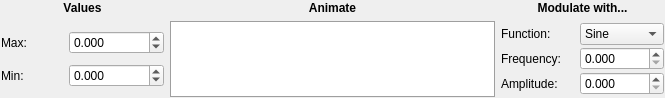
<?xml version="1.0" encoding="UTF-8"?>
<ui version="4.0">
 <class>ParticleNodeSettingsFrame</class>
 <widget class="QFrame" name="ParticleNodeSettingsFrame">
  <property name="geometry">
   <rect>
    <x>0</x>
    <y>0</y>
    <width>665</width>
    <height>98</height>
   </rect>
  </property>
  <property name="font">
   <font>
    <family>Segoe UI</family>
   </font>
  </property>
  <property name="mouseTracking">
   <bool>true</bool>
  </property>
  <property name="windowTitle">
   <string>Frame</string>
  </property>
  <property name="frameShape">
   <enum>QFrame::NoFrame</enum>
  </property>
  <property name="frameShadow">
   <enum>QFrame::Raised</enum>
  </property>
  <layout class="QGridLayout" name="gridLayout_3">
   <property name="margin">
    <number>1</number>
   </property>
   <item row="0" column="1" colspan="2">
    <widget class="QLabel" name="label_8">
     <property name="font">
      <font>
       <weight>75</weight>
       <bold>true</bold>
      </font>
     </property>
     <property name="text">
      <string>Animate</string>
     </property>
     <property name="alignment">
      <set>Qt::AlignCenter</set>
     </property>
    </widget>
   </item>
   <item row="1" column="0">
    <layout class="QGridLayout" name="gridLayout">
     <property name="horizontalSpacing">
      <number>2</number>
     </property>
     <property name="verticalSpacing">
      <number>0</number>
     </property>
     <item row="0" column="1">
      <widget class="QDoubleSpinBox" name="max">
       <property name="decimals">
        <number>3</number>
       </property>
       <property name="minimum">
        <double>-1000000000.000000000000000</double>
       </property>
       <property name="maximum">
        <double>1000000000.000000000000000</double>
       </property>
      </widget>
     </item>
     <item row="0" column="0">
      <widget class="QLabel" name="label_3">
       <property name="text">
        <string>Max:</string>
       </property>
       <property name="alignment">
        <set>Qt::AlignLeading|Qt::AlignLeft|Qt::AlignVCenter</set>
       </property>
      </widget>
     </item>
     <item row="1" column="0">
      <widget class="QLabel" name="label_4">
       <property name="text">
        <string>Min:</string>
       </property>
       <property name="alignment">
        <set>Qt::AlignLeading|Qt::AlignLeft|Qt::AlignVCenter</set>
       </property>
      </widget>
     </item>
     <item row="1" column="1">
      <widget class="QDoubleSpinBox" name="min">
       <property name="decimals">
        <number>3</number>
       </property>
       <property name="minimum">
        <double>-1000000000.000000000000000</double>
       </property>
       <property name="maximum">
        <double>1000000000.000000000000000</double>
       </property>
      </widget>
     </item>
    </layout>
   </item>
   <item row="1" column="3">
    <layout class="QGridLayout" name="gridLayout_2">
     <property name="horizontalSpacing">
      <number>2</number>
     </property>
     <property name="verticalSpacing">
      <number>0</number>
     </property>
     <item row="0" column="1">
      <widget class="QComboBox" name="function">
       <item>
        <property name="text">
         <string>Sine</string>
        </property>
       </item>
       <item>
        <property name="text">
         <string>Cosine</string>
        </property>
       </item>
      </widget>
     </item>
     <item row="1" column="0">
      <widget class="QLabel" name="label_5">
       <property name="text">
        <string>Frequency:</string>
       </property>
      </widget>
     </item>
     <item row="1" column="1">
      <widget class="QDoubleSpinBox" name="frequency">
       <property name="decimals">
        <number>3</number>
       </property>
       <property name="maximum">
        <double>10000.000000000000000</double>
       </property>
      </widget>
     </item>
     <item row="2" column="1">
      <widget class="QDoubleSpinBox" name="amplitude">
       <property name="decimals">
        <number>3</number>
       </property>
       <property name="maximum">
        <double>10000.000000000000000</double>
       </property>
      </widget>
     </item>
     <item row="2" column="0">
      <widget class="QLabel" name="label_6">
       <property name="text">
        <string>Amplitude:</string>
       </property>
      </widget>
     </item>
     <item row="0" column="0">
      <widget class="QLabel" name="label_7">
       <property name="text">
        <string>Function:</string>
       </property>
      </widget>
     </item>
    </layout>
   </item>
   <item row="0" column="0">
    <widget class="QLabel" name="label_11">
     <property name="font">
      <font>
       <weight>75</weight>
       <bold>true</bold>
      </font>
     </property>
     <property name="text">
      <string>Values</string>
     </property>
     <property name="alignment">
      <set>Qt::AlignCenter</set>
     </property>
    </widget>
   </item>
   <item row="0" column="3">
    <widget class="QLabel" name="label_9">
     <property name="font">
      <font>
       <weight>75</weight>
       <bold>true</bold>
      </font>
     </property>
     <property name="text">
      <string>Modulate with...</string>
     </property>
     <property name="alignment">
      <set>Qt::AlignCenter</set>
     </property>
    </widget>
   </item>
   <item row="1" column="1" colspan="2">
    <widget class="Particles::ParticleCurveWidget" name="renderWidget">
     <property name="sizePolicy">
      <sizepolicy hsizetype="Preferred" vsizetype="Preferred">
       <horstretch>0</horstretch>
       <verstretch>0</verstretch>
      </sizepolicy>
     </property>
     <property name="maximumSize">
      <size>
       <width>16777215</width>
       <height>150</height>
      </size>
     </property>
     <property name="baseSize">
      <size>
       <width>0</width>
       <height>0</height>
      </size>
     </property>
     <property name="styleSheet">
      <string notr="true">border: 1px solid palette(dark);</string>
     </property>
     <property name="frameShape">
      <enum>QFrame::Box</enum>
     </property>
     <property name="frameShadow">
      <enum>QFrame::Plain</enum>
     </property>
     <property name="lineWidth">
      <number>0</number>
     </property>
     <property name="verticalScrollBarPolicy">
      <enum>Qt::ScrollBarAlwaysOff</enum>
     </property>
     <property name="horizontalScrollBarPolicy">
      <enum>Qt::ScrollBarAlwaysOff</enum>
     </property>
    </widget>
   </item>
   <item row="2" column="0" colspan="4">
    <spacer name="verticalSpacer">
     <property name="orientation">
      <enum>Qt::Vertical</enum>
     </property>
     <property name="sizeHint" stdset="0">
      <size>
       <width>20</width>
       <height>40</height>
      </size>
     </property>
    </spacer>
   </item>
  </layout>
 </widget>
 <customwidgets>
  <customwidget>
   <class>Particles::ParticleCurveWidget</class>
   <extends>QGraphicsView</extends>
   <header>widgets/particles/particlecurvewidget.h</header>
  </customwidget>
 </customwidgets>
 <tabstops>
  <tabstop>max</tabstop>
  <tabstop>min</tabstop>
  <tabstop>frequency</tabstop>
  <tabstop>function</tabstop>
 </tabstops>
 <resources/>
 <connections/>
</ui>
